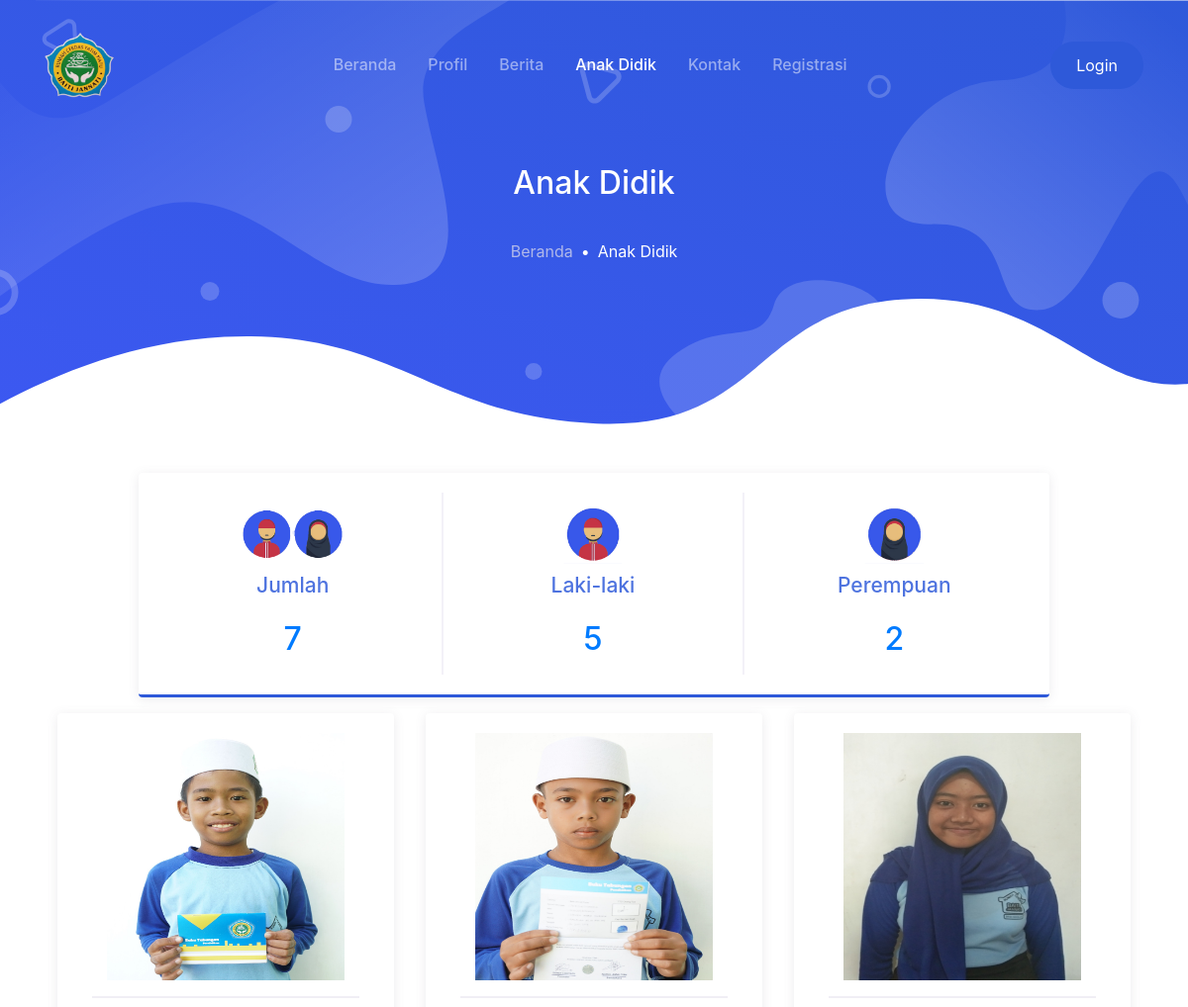
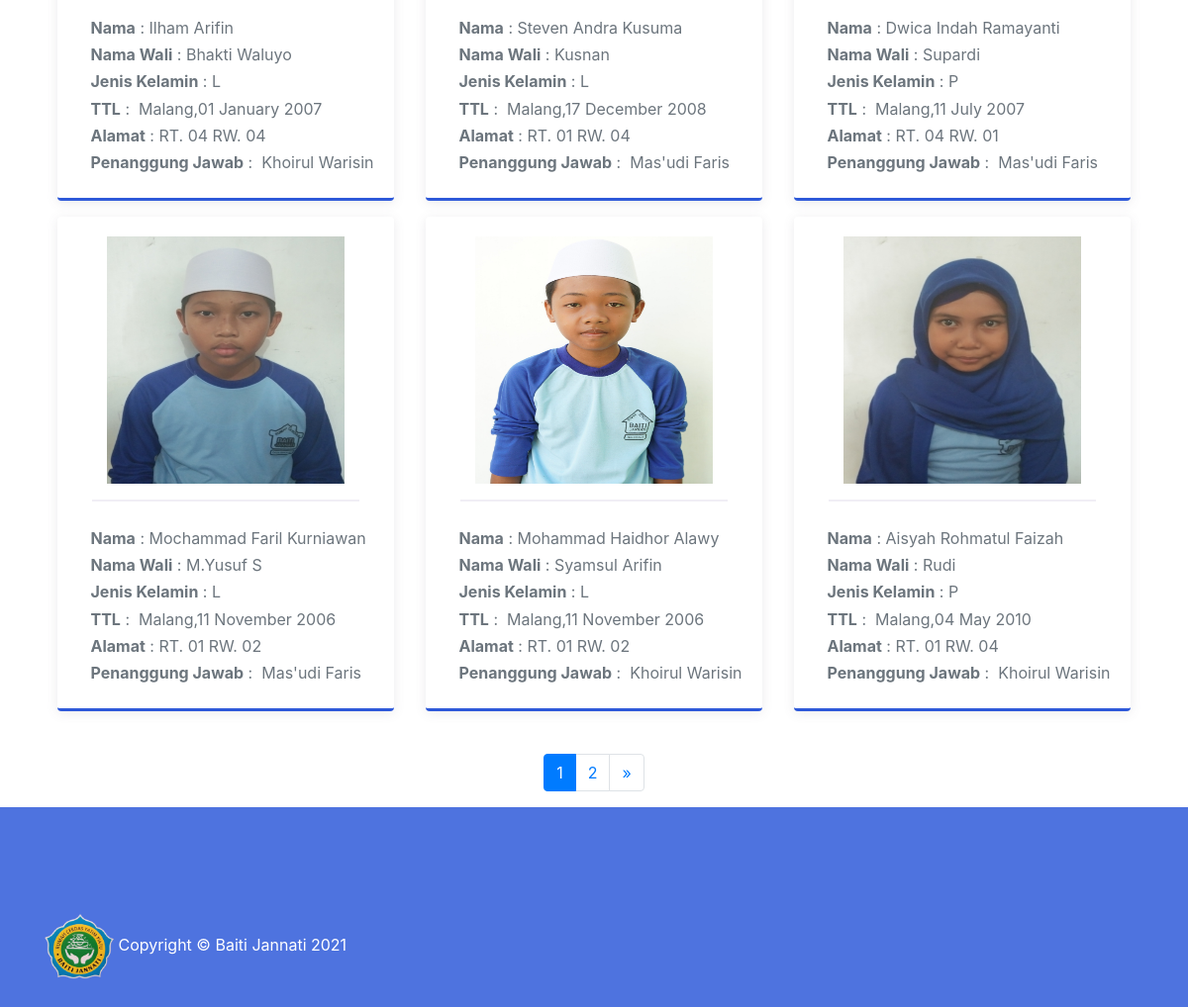
Page /index.php/anak_didik on the committed database (2 pictures, top to bottom).
### tables this page shows
CREATE TABLE `anak_didik` (
  `id_anak_didik` int(11) NOT NULL,
  `id_pengurus` int(11) NOT NULL,
  `nama` varchar(128) NOT NULL,
  `jenis_kelamin` enum('L','P') NOT NULL,
  `tempat_lahir` varchar(128) NOT NULL,
  `tgl_lahir` date NOT NULL,
  `alamat` varchar(128) NOT NULL,
  `nama_wali` varchar(128) NOT NULL,
  `foto` varchar(128) NOT NULL
);

CREATE TABLE `pengurus` (
  `id_pengurus` int(11) NOT NULL,
  `id_jabatan` int(11) NOT NULL,
  `nama_pengurus` varchar(128) NOT NULL,
  `jenis_kelamin` enum('L','P') NOT NULL,
  `jabatan` enum('ketua','wakil','sekretaris','bendahara','anggota aktif','anggota pasif') NOT NULL,
  `no_telp` varchar(20) NOT NULL
);

### index.php (called while the page is built, shortened)
<?php
require_once BASEPATH.'core/CodeIgniter.php';

### application/config/config.php (called while the page is built, shortened)
<?php
$config['base_url'] = 'http://localhost:8080/baitijannati';
$config['index_page'] = '';
$config['uri_protocol']    = 'REQUEST_URI';
$config['url_suffix'] = '';
$config['language']    = 'english';
$config['charset'] = 'UTF-8';
$config['enable_hooks'] = FALSE;
$config['subclass_prefix'] = 'MY_';
$config['composer_autoload'] = "./vendor/autoload.php";
$config['permitted_uri_chars'] = 'a-z 0-9~%.:_\-';
$config['enable_query_strings'] = FALSE;
$config['controller_trigger'] = 'c';
$config['function_trigger'] = 'm';
$config['directory_trigger'] = 'd';
$config['allow_get_array'] = TRUE;
$config['log_threshold'] = 0;
$config['log_path'] = '';
$config['log_file_extension'] = '';
$config['log_file_permissions'] = 0644;
$config['log_date_format'] = 'Y-m-d H:i:s';
$config['error_views_path'] = '';
$config['cache_path'] = '';
$config['cache_query_string'] = FALSE;
$config['encryption_key'] = '';
$config['sess_driver'] = 'files';
$config['sess_cookie_name'] = 'ci_session';
$config['sess_expiration'] = 7200;
$config['sess_save_path'] = NULL;
$config['sess_match_ip'] = FALSE;
$config['sess_time_to_update'] = 300;
$config['sess_regenerate_destroy'] = FALSE;
$config['cookie_prefix']    = '';
$config['cookie_domain']    = '';
$config['cookie_path']        = '/';
$config['cookie_secure']    = FALSE;
$config['cookie_httponly']     = FALSE;
$config['standardize_newlines'] = FALSE;
$config['global_xss_filtering'] = FALSE;
$config['csrf_protection'] = FALSE;
$config['csrf_token_name'] = 'csrf_test_name';
$config['csrf_cookie_name'] = 'csrf_cookie_name';
$config['csrf_expire'] = 7200;
$config['csrf_regenerate'] = TRUE;
$config['csrf_exclude_uris'] = array();
$config['compress_output'] = FALSE;
$config['time_reference'] = 'local';
$config['rewrite_short_tags'] = FALSE;
$config['proxy_ips'] = '';

### application/models/admin/anakdidik_model.php (called while the page is built, shortened)
<?php
class Anakdidik_model extends CI_Model
{
    public function countAllAnakDidik()
    {
        return $this->db->get('anak_didik')->num_rows();
    }
    public function showAnakDidikPagination($limit, $start)
    {
        $this->db->select('anak_didik.*, pengurus.nama_pengurus');
        $this->db->join('pengurus', 'anak_didik.id_pengurus = pengurus.id_pengurus');
        return $this->db->get('anak_didik', $limit, $start)->result();
    }
}

### application/views/anak_didik.php (the view, shortened to what this page needs)
<body>
    <main>
        <div class="page-hero-section bg-image hero-mini" style="background-image: url(<?= base_url(); ?>assets/user/img/hero_mini.svg);">
            <div class="hero-caption">
                <div class="container fg-white h-100">
                    <div class="row justify-content-center align-items-center text-center h-100">
                        <div class="col-lg-6">
                            <h3 class="mb-4 fw-medium">Anak Didik</h3>
                            <nav aria-label="breadcrumb">
                                <ol class="breadcrumb breadcrumb-dark justify-content-center bg-transparent">
                                    <li class="breadcrumb-item"><a href="<?= base_url('beranda') ?>">Beranda</a>
                                    </li>
                                    <li class="breadcrumb-item active" aria-current="page">Anak Didik</li>
                                </ol>
                            </nav>
                        </div>
                    </div>
                </div>
            </div>
        </div>
        <div class="container   wow fadeInUp">
            <div class="row justify-content-center">
                <div class="col-lg-10 my-3 wow fadeInUp">
                    <div class="card-page">
                        <div class="row row-beam-md">
                            <div class="col-md-4 text-center py-3 py-md-2">
                                <img src="<?= base_url(); ?>assets/images/anak_didik/all.png" alt="" width="40%">
                                <p class="fg-primary fw-medium fs-vlarge">Jumlah</p>
                                <div class="text-primary">
                                    <h3><?php echo $this->db->get_where('anak_didik')->num_rows() ?>
                                    </h3>
                                </div>
                            </div>
                            <div class="col-md-4 text-center py-3 py-md-2">
                                <img src="<?= base_url(); ?>assets/images/anak_didik/laki.png" alt="" width="40%">
                                <p class="fg-primary fw-medium fs-vlarge">Laki-laki</p>
                                <div class="text-primary">
                                    <h3><?php echo $this->db->get_where('anak_didik', array('jenis_kelamin' => 'L'))->num_rows() ?>
                                    </h3>
                                </div>
                            </div>
                            <div class="col-md-4 text-center py-3 py-md-2">
                                <img src="<?= base_url(); ?>assets/images/anak_didik/cewek.png" alt="" width="40%">
                                <p class="fg-primary fw-medium fs-vlarge">Perempuan</p>
                                <div class="text-primary">
                                    <h3><?php echo $this->db->get_where('anak_didik', array('jenis_kelamin' => 'P'))->num_rows() ?>
                                    </h3>
                                </div>
                            </div>
                        </div>
                    </div>
                </div>
                <div class="row justify-content-center">
                    <?php foreach ($anak_didik as $ad) : ?>
                        <div class="card-page mr-3 ml-3 mb-3 " style="width:340px; height:500px">
                            <center><img src="<?= base_url('assets/images/anak_didik/') . $ad->foto ?>" style="width:240px; height:250px;">
                                <br>
                            </center>
                            <center>
                                <hr width="90%">
                            </center>
                            <div class="text-muted">
                                &nbsp; &nbsp;<b>Nama</b> :&nbsp;<?= $ad->nama ?>
                                <br>
                                &nbsp; &nbsp;<b>Nama Wali</b> :&nbsp;<?= $ad->nama_wali ?>
                                <br>
                                &nbsp; &nbsp;<b>Jenis Kelamin</b> :&nbsp;<?= $ad->jenis_kelamin ?>
                                <br>
                                &nbsp; &nbsp;<b>TTL</b>
                                : &nbsp;<?= $ad->tempat_lahir ?>,<?= date('d F Y', strtotime($ad->tgl_lahir)); ?>
                                <br>
                                &nbsp; &nbsp;<b>Alamat</b> :&nbsp;<?= $ad->alamat ?>
                                <br>
                                &nbsp; &nbsp;<b>Penanggung Jawab</b>&nbsp;:&nbsp; <?= $ad->nama_pengurus ?>
                                <br>
                            </div>
                        </div>
                    <?php endforeach ?>
                </div>
                <br>
            </div>
            <?= $this->pagination->create_links(); ?>
        </div>
    </main>
</body>

### assets/user/css/mobster.css (style rules this page uses)
:root { --primary: #4e73df; --secondary: #A52EFF; --success: #0ABF9E; --warning: #E89E09; --info: #4699F8; --danger: #F13057; --indigo: #602FDA; --dark: #383340; --light: #F0EEF5; --gray: #6b6872; --white: #fff; --font-family: 'Quicksand', Arial, Helvetica, sans-serif; --line-height: 1.7; --font-family-sans-serif: "Nunito", -apple-system, BlinkMacSystemFont, "Segoe UI", Roboto, "Helvetica Neue", Arial, sans-serif, "Apple Color Emoji", "Segoe UI Emoji", "Segoe UI Symbol", "Noto Color Emoji"; --font-family-monospace: SFMono-Regular, Menlo, Monaco, Consolas, "Liberation Mono", "Courier New", monospace; }
body { font-family: "Nunito", -apple-system, BlinkMacSystemFont, "Segoe UI", Roboto, "Helvetica Neue", Arial, sans-serif, "Apple Color Emoji", "Segoe UI Emoji", "Segoe UI Symbol", "Noto Color Emoji"; font-size: 16px; line-height: 1.7; color: #383340; }
a { color: #526bf5; }
h1, h2, h3, h4, h5, h6, .h1, .h2, .h3, .h4, .h5, .h6 { line-height: 1.25; }
h3, .h3 { font-size: 2rem; }
hr { border-color: #E4E1EB; }
.fs-vlarge { font-size: 21px !important; }
.fw-medium { font-weight: 500 !important; }
.fg-primary { color: var(--primary) !important; }
.fg-white { color: #fff !important; }
.bg-image { background-size: cover; background-position: center center; background-repeat: no-repeat; }
.breadcrumb { background-color: #F0EEF5; }
.breadcrumb-item { font-size: 16px; }
.breadcrumb-item + .breadcrumb-item::before { content: "\2022"; color: var(--primary); }
.breadcrumb-item a { color: #6b6872; }
.breadcrumb-item.active { color: var(--primary); }
.breadcrumb-dark { background-color: #383340; }
.breadcrumb-dark .breadcrumb-item + .breadcrumb-item::before { color: #fff; }
.breadcrumb-dark .breadcrumb-item a { color: rgba(228, 225, 235, 0.7); }
.breadcrumb-dark .breadcrumb-item.active { color: #fff; }
.page-hero-section { position: relative; height: 100vh; }
.page-hero-section .hero-caption { height: 100%; }
.hero-mini { height: 462px; }
.card-page { position: relative; padding: 20px; background-color: #fff; color: #6b6872; border-radius: 4px; box-shadow: 0 2px 12px rgba(95, 90, 104, 0.12); border-bottom: 3px solid #2e59d9; }
.card-page hr { margin-left: -20px; margin-right: -20px; margin-bottom: 24px; border-width: 2px; border-color: #F0EEF5; }
@media (min-width: 768px) { .row-beam-md > *:not(:last-child) { border-right: 2px solid #f3f1f8; } }

### rows in the picture
anak_didik: foto (picture), nama "Ilham Arifin", nama_wali "Bhakti Waluyo", jenis_kelamin "L", tempat_lahir "Malang", tgl_lahir "01 January 2007", alamat "RT. 04 RW. 04", id_pengurus.nama_pengurus "Khoirul Warisin"
anak_didik: foto (picture), nama "Steven Andra Kusuma", nama_wali "Kusnan", jenis_kelamin "L", tempat_lahir "Malang", tgl_lahir "17 December 2008", alamat "RT. 01 RW. 04", id_pengurus.nama_pengurus "Mas'udi Faris"
anak_didik: foto (picture), nama "Dwica Indah Ramayanti", nama_wali "Supardi", jenis_kelamin "P", tempat_lahir "Malang", tgl_lahir "11 July 2007", alamat "RT. 04 RW. 01", id_pengurus.nama_pengurus "Mas'udi Faris"
anak_didik: foto (picture), nama "Mochammad Faril Kurniawan", nama_wali "M.Yusuf S", jenis_kelamin "L", tempat_lahir "Malang", tgl_lahir "11 November 2006", alamat "RT. 01 RW. 02", id_pengurus.nama_pengurus "Mas'udi Faris"
anak_didik: foto (picture), nama "Mohammad Haidhor Alawy", nama_wali "Syamsul Arifin", jenis_kelamin "L", tempat_lahir "Malang", tgl_lahir "11 November 2006", alamat "RT. 01 RW. 02", id_pengurus.nama_pengurus "Khoirul Warisin"
anak_didik: foto (picture), nama "Aisyah Rohmatul Faizah", nama_wali "Rudi", jenis_kelamin "P", tempat_lahir "Malang", tgl_lahir "04 May 2010", alamat "RT. 01 RW. 04", id_pengurus.nama_pengurus "Khoirul Warisin"

### other values in the picture
$this->db->get_where('anak_didik')->num_rows() "7"
$this->pagination->create_links() "1 2 »"
